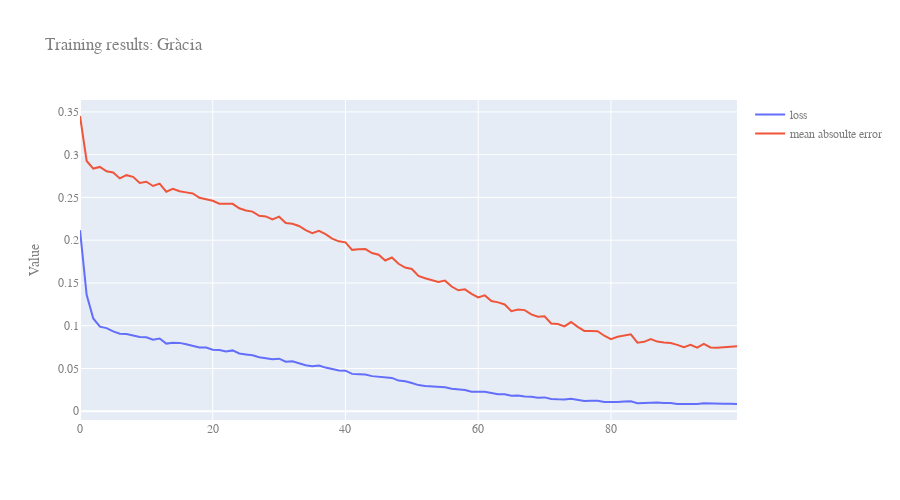

The cell this chart's notebook holds for it:
### Markdown cell above
__Visual Results for training set__

### Code cell
fig = go.Figure()

fig.add_trace(go.Scatter(
    y=result.history['loss'],
    name="loss"       # this sets its legend entry
))

fig.add_trace(go.Scatter(
    y=result.history['mae'],
    name="mean absoulte error"       # this sets its legend entry
))

fig.update_layout(
    title="Training results: "  + district_name,
    yaxis_title="Value",
    width=900, height=500,
    font=dict(
        family="Arial, monospace",
        size=12,
        color="#7f7f7f"
    )
)
fig.show()
